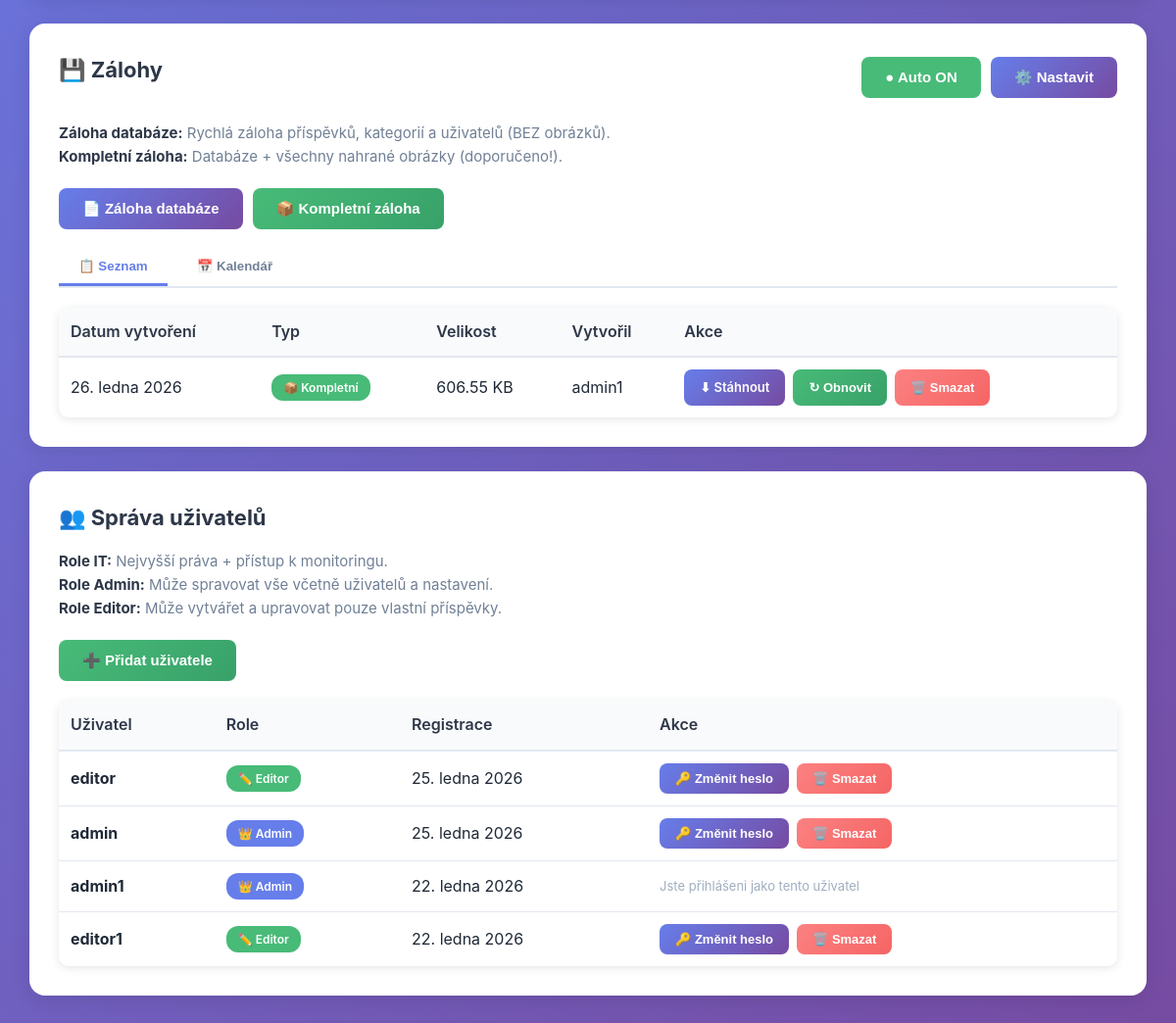
The app's page /admin/settings.php (signed in, lower part), older data.
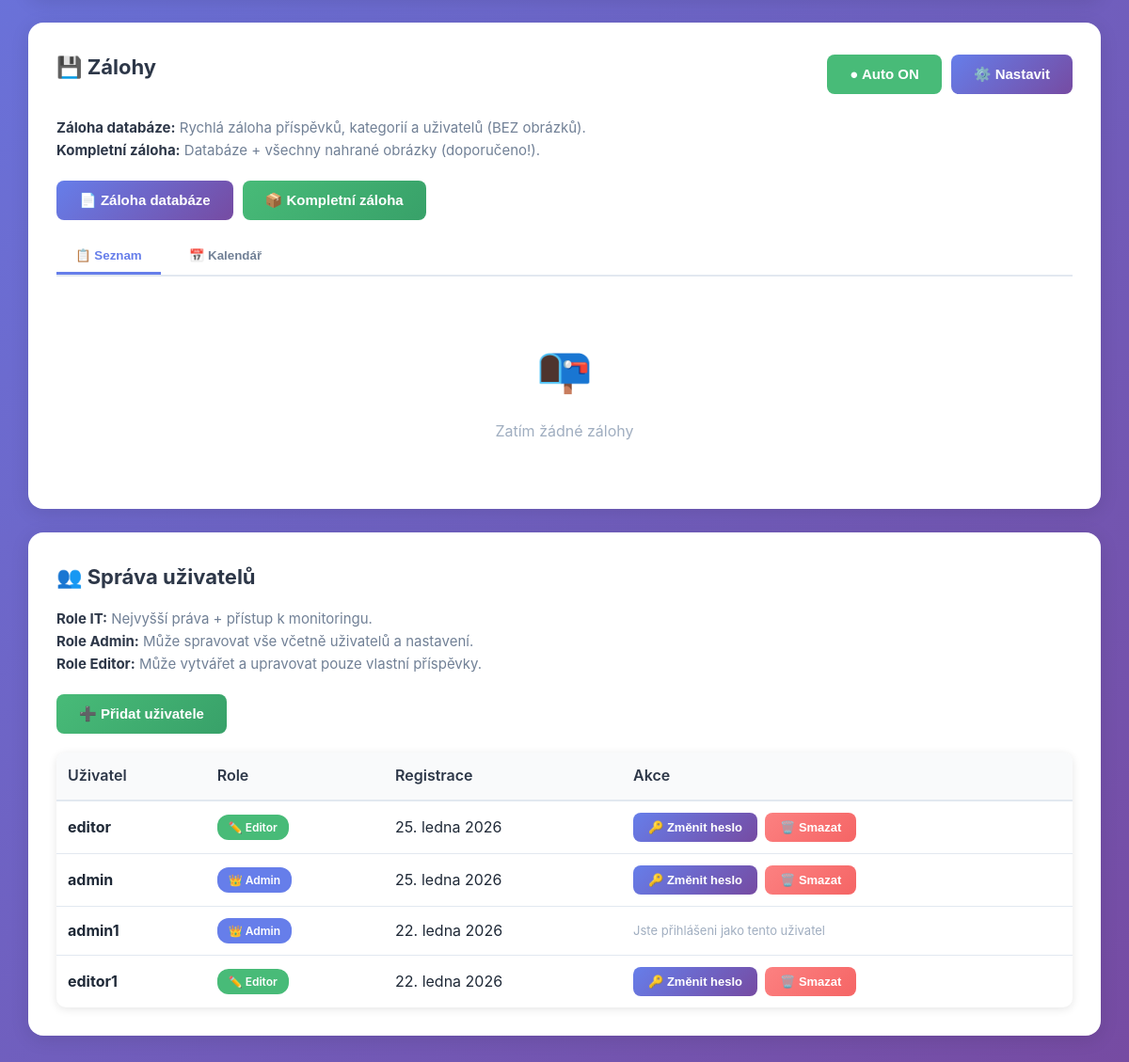
The same page, newer data.
### tables this page shows
CREATE TABLE `backups` (
  `id` int(11) NOT NULL AUTO_INCREMENT,
  `filename` varchar(255) NOT NULL,
  `filepath` varchar(255) NOT NULL,
  `size_bytes` bigint(20) DEFAULT NULL,
  `type` enum('database','full') DEFAULT 'database',
  `created_by` int(11) DEFAULT NULL,
  `created_at` timestamp NOT NULL DEFAULT CURRENT_TIMESTAMP,
  PRIMARY KEY (`id`),
  KEY `created_by` (`created_by`),
  KEY `idx_created` (`created_at`),
  CONSTRAINT `backups_ibfk_1` FOREIGN KEY (`created_by`) REFERENCES `users` (`id`) ON DELETE SET NULL
);

CREATE TABLE `users` (
  `id` int(11) NOT NULL AUTO_INCREMENT,
  `username` varchar(50) NOT NULL,
  `password` varchar(255) NOT NULL,
  `email` varchar(100) DEFAULT NULL,
  `role` enum('admin','editor') DEFAULT 'editor',
  `created_at` timestamp NOT NULL DEFAULT CURRENT_TIMESTAMP,
  `last_login` timestamp NULL DEFAULT NULL,
  PRIMARY KEY (`id`),
  UNIQUE KEY `username` (`username`),
  KEY `idx_username` (`username`)
);

### includes/database.class.php (called while the page is built, shortened)
<?php
class Database {
    private $connection;
    private $stmt;
    public function __construct() {
        $dsn = 'mysql:host=' . DB_HOST . ';dbname=' . DB_NAME . ';charset=' . DB_CHARSET;
        $options = [
            PDO::ATTR_ERRMODE => PDO::ERRMODE_EXCEPTION,
            PDO::ATTR_DEFAULT_FETCH_MODE => PDO::FETCH_ASSOC,
            PDO::ATTR_EMULATE_PREPARES => false,
            PDO::MYSQL_ATTR_INIT_COMMAND => "SET NAMES utf8mb4 COLLATE utf8mb4_unicode_ci"
        ];
        try {
            $this->connection = new PDO($dsn, DB_USER, DB_PASS, $options);
        } catch (PDOException $e) {
            $this->error = $e->getMessage();
            $this->logError('Database Connection', $e->getMessage());
            die('Chyba připojení k databázi. Zkontrolujte konfiguraci.');
        }
    }
    public function query($sql) {
    try {
        $this->stmt = $this->connection->prepare($sql);
        return $this;
    } catch (PDOException $e) {
        $this->logError('Query Prepare', $e->getMessage());
        $this->stmt = null;
        return $this;
    }
}
    public function bind($param, $value, $type = null) {
        if (is_null($type)) {
            switch (true) {
                case is_int($value):
                    $type = PDO::PARAM_INT;
                    break;
                default:
                    $type = PDO::PARAM_STR;
            }
        }
        $this->stmt->bindValue($param, $value, $type);
        return $this;
    }
    public function execute() {
        try {
            return $this->stmt->execute();
        } catch (PDOException $e) {
            $this->logError('Query Execute', $e->getMessage());
            return false;
        }
    }
    public function fetchAll() {
    $this->execute();
    return $this->stmt->fetchAll();
    }
    public function fetch() {
        $this->execute();
        return $this->stmt->fetch();
    }
}
?>

### includes/backup.class.php (called while the page is built, shortened)
<?php
class Backup {
    private $db;
    public function __construct() {
        global $db;
        $this->db = $db;
        $this->backupDir = BACKUPS_PATH;
    }
    public function listBackups() {
        $this->db->query(
            "SELECT b.*, u.username as created_by_name
             FROM backups b
             LEFT JOIN users u ON b.created_by = u.id
             ORDER BY b.created_at DESC"
        );
        return $this->db->fetchAll();
    }
}
?>

### config.php (called while the page is built, shortened)
<?php
require_once INCLUDES_PATH . 'database.class.php';
require_once INCLUDES_PATH . 'backup.class.php';
$db = new Database();
require_once INCLUDES_PATH . 'helpers.php';
?>

### includes/helpers.php (called while the page is built, shortened)
<?php
function formatDate($date, $format = 'j. n. Y') {
    $months = [
        1 => 'ledna', 2 => 'února', 3 => 'března', 4 => 'dubna',
        5 => 'května', 6 => 'června', 7 => 'července', 8 => 'srpna',
        9 => 'září', 10 => 'října', 11 => 'listopadu', 12 => 'prosince'
    ];
    $timestamp = is_numeric($date) ? $date : strtotime($date);
    $day = date('j', $timestamp);
    $month = $months[(int)date('n', $timestamp)];
    $year = date('Y', $timestamp);
    return "$day. $month $year";
}
function e($text) {
    return htmlspecialchars($text, ENT_QUOTES, 'UTF-8');
}
function formatBytes($bytes, $precision = 2) {
    $units = ['B', 'KB', 'MB', 'GB', 'TB'];
    for ($i = 0; $bytes > 1024 && $i < count($units) - 1; $i++) {
        $bytes /= 1024;
    }
    return round($bytes, $precision) . ' ' . $units[$i];
}
?>

### admin/settings.php (the view, shortened to what the rows shown need)
<?php
require_once '../config.php';
$backup = new Backup();
$backups = $backup->listBackups();
$db3 = new Database();
$db3->query("
    SELECT b.*,
           CASE
               WHEN b.created_by = 0 OR b.created_by IS NULL THEN 'Systém'
               ELSE u.username
           END as created_by_name
    FROM backups b
    LEFT JOIN users u ON b.created_by = u.id
    ORDER BY b.created_at DESC
");
$backups = $db3->fetchAll();
$db = new Database();
$db->query("SELECT id, username, role, created_at FROM users ORDER BY created_at DESC");
$users = $db->fetchAll();
$db->query("SELECT id, username, role FROM users WHERE id = :id");
$db->bind(':id', $_SESSION['user_id']);
$currentUser = $db->fetch();
?>
<!DOCTYPE html>
<html lang="cs">
<head>
    <link rel="stylesheet" href="<?= ASSETS_URL ?>css/admin.css">
</head>
<body>
    <div class="container">
<div class="card" id="backups">
    <div style="display: flex; justify-content: space-between; align-items: center; margin-bottom: 20px;">
        <h2>💾 Zálohy</h2>
    </div>
    <div id="backupListView">
        <?php if (empty($backups)): ?>
            <div class="empty-state">
                <div class="empty-state-icon">📭</div>
                <p>Zatím žádné zálohy</p>
            </div>
        <?php else:
            $page = isset($_GET['backup_page']) ? (int)$_GET['backup_page'] : 1;
            $perPage = 5;
            $offset = ($page - 1) * $perPage;
            $pagedBackups = array_slice($backups, $offset, $perPage);
        ?>
            <table class="table">
                <thead>
                    <tr>
                        <th>Datum vytvoření</th>
                        <th>Typ</th>
                        <th>Velikost</th>
                        <th>Vytvořil</th>
                        <th>Akce</th>
                    </tr>
                </thead>
                <tbody>
                    <?php foreach ($pagedBackups as $b): ?>
                        <tr <?= $b['last_restored_at'] ? 'style="background: #f0fff4;"' : '' ?>>
                            <td>
                                <?= formatDate($b['created_at']) ?>
                            </td>
                            <td>
                                <?php if (isset($b['type']) && $b['type'] === 'full'): ?>
                                    <span class="badge" style="background: #48bb78; color: white;">📦 Kompletní</span>
                                <?php else: ?>
                                    <span class="badge" style="background: #667eea; color: white;">📄 Databáze</span>
                                <?php endif; ?>
                            </td>
                            <td><?= formatBytes($b['size_bytes']) ?></td>
                            <td><?= e($b['created_by_name'] ?? 'Systém') ?></td>
                            <td>
                                <div class="table-actions">
                                    <a href="download_backup.php?id=<?= $b['id'] ?>" class="btn btn-primary btn-small">⬇ Stáhnout</a>
                                    <button onclick="openRestoreModal(<?= $b['id'] ?>, '<?= e($b['filename']) ?>', '<?= formatDate($b['created_at']) ?>')" class="btn btn-success btn-small">↻ Obnovit</button>
                                    <button onclick="openDeleteBackupModal(<?= $b['id'] ?>, '<?= e($b['filename']) ?>')" class="btn btn-danger btn-small">🗑️ Smazat</button>
                                </div>
                            </td>
                        </tr>
                    <?php endforeach; ?>
                </tbody>
            </table>
        <?php endif; ?>
    </div>
</div>
        <?php if ($currentUser['role'] === 'admin' || $currentUser['role'] === 'it'): ?>
        <div class="card">
            <h2>👥 Správa uživatelů</h2>
            <table class="table">
                <thead>
                    <tr>
                        <th>Uživatel</th>
                        <th>Role</th>
                        <th>Registrace</th>
                        <th>Akce</th>
                    </tr>
                </thead>
                <tbody>
                    <?php foreach ($users as $user): ?>
                        <tr>
                            <td><strong><?= e($user['username']) ?></strong></td>
                            <td>
                                <span class="badge badge-<?= $user['role'] ?>">
                                    <?php
                                    if ($user['role'] === 'it') {
                                        echo '🔧 IT';
                                    } elseif ($user['role'] === 'admin') {
                                        echo '👑 Admin';
                                    } else {
                                        echo '✏️ Editor';
                                    }
                                    ?>
                                </span>
                            </td>
                            <td><?= formatDate($user['created_at']) ?></td>
                            <td>
                                <div class="table-actions">
                                    <?php if ($user['id'] !== $_SESSION['user_id']): ?>
                                        <?php if ($user['role'] === 'it' && $currentUser['role'] !== 'it'): ?>
                                            <span style="color: #9f7aea; font-size: 13px;">🔒 IT účet - pouze IT může upravovat</span>
                                        <?php else: ?>
                                            <button onclick="openChangePasswordModal(<?= $user['id'] ?>, '<?= e($user['username']) ?>')" class="btn btn-primary btn-small">🔑 Změnit heslo</button>
                                            <button onclick="confirmDeleteUser(<?= $user['id'] ?>, '<?= e($user['username']) ?>')" class="btn btn-danger btn-small">🗑️ Smazat</button>
                                        <?php endif; ?>
                                    <?php else: ?>
                                        <span style="color: #a0aec0; font-size: 13px;">Jste přihlášeni jako tento uživatel</span>
                                    <?php endif; ?>
                                </div>
                            </td>
                        </tr>
                    <?php endforeach; ?>
                </tbody>
            </table>
        </div>
        <?php endif; ?>
    </div>
</body>
</html>

Row changes from the older to the newer data that the page shows:
removed backups: created_at "26. ledna 2026", type "📦 Kompletní", size_bytes "606.55 KB", created_by.username "admin1"
Text that changed along with them:
text no longer shown: "Datum vytvoření Typ Velikost Vytvořil Akce"
text now shown: "📭 Zatím žádné zálohy"
